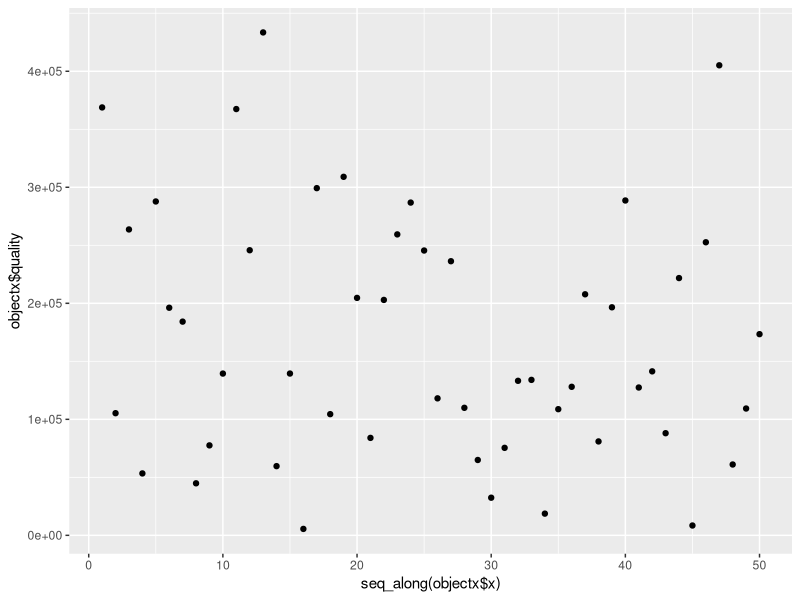

R code for this plot:

antlion_N <- 50
antNumber <- antlion_N
lb <- -512
ub <- 512
max_iteration <- 50
current_iteration <-1

select<-function(history, model)
{
  return (historyPop(history, antNumber))
}

modelUpdate<-function(selectedPoints, oldModel)
{
  selectedPoints <- evaluateList(selectedPoints, f1)
  if ("antlionIdx" %in% colnames(selectedPoints)) {
    for (i in 1:antNumber)
    {
      antlionIdx <- selectedPoints$antlionIdx[i]
      if (selectedPoints$quality[i] > oldModel$quality[antlionIdx])  # jeśli mrówka jest lepsza od mrówkolwa
      {
        print("omnomnom") 
        oldModel[i,] <- selectedPoints[i,]      #mrówkolew ją zjada i przechodzi na jej miejsce
      }
    }
  } 
  return (evaluateList(oldModel, f1))
}

variation<-function(selectedPoints, model)
{ 
  for (i in 1:antNumber)  #dla każdej mrówki
  {
    # policz random walk dookoła losowego antliona i dookoła elitarnego antliona
    antlionIdx <- roulette_sel(model)
    selectedPoints$antlionIdx[i] <- antlionIdx
    ra <- random_walk(model[antlionIdx,])
    re <- random_walk(findEliteAntlion(model))
    selectedPoints$x[i] <- (ra$x + re$x)/2
    selectedPoints$y[i] <- (ra$y + re$y)/2
    
    #spr czy mrówka nie polazła za daleko
    if (selectedPoints$x[i] > ub) 
    {
      selectedPoints$x[i] <- ub  
    }
    else if (selectedPoints$x[i] < lb) 
    {
      selectedPoints$x[i] <- lb  
    }
    if (selectedPoints$y[i] > ub) 
    {
      selectedPoints$y[i] <- ub  
    }
    else if (selectedPoints$y[i] < lb) 
    {
      selectedPoints$y[i] <- lb  
    }
  }
}

random_walk<-function(antlion) 
{
  I <- getCurrentRatio()
  localUb <- c(ub / I, ub / I)  # równiania 2.10, 2.11
  localLb <- c(lb / I, lb / I)
  
  localUb <- update_boundary_with_antlion(localUb, antlion) # równania 2.8, 2.9
  localLb <- update_boundary_with_antlion(localLb, antlion)
  
  rw <- calculate_random_walk(localUb, localLb)
  
  return (rw[current_iteration,])
}

calculate_random_walk<-function(localUb, localLb) 
{
  x <- calculate_random_walk_one_dimention(localUb[1], localLb[1])
  y <- calculate_random_walk_one_dimention(localUb[2], localLb[2])
  return (data.frame(x, y))
}

calculate_random_walk_one_dimention<-function(l_ub, l_lb) 
{
  X <- c(0, cumsum(2*((runif(max_iteration) > 0.5) + 0) - 1) )
  a <- min(X)
  b <- max(X)
  c <- l_lb
  d <- l_ub
  return ((X-a)*(d-c))/(b-a) + c
}

getCurrentRatio<-function() 
{
  if ( current_iteration > max_iteration*0.95 ) {
    return (1+1000000*(current_iteration/max_iteration))
  }
  if ( current_iteration > max_iteration*0.9 ) {
    return (1+100000*(current_iteration/max_iteration))
  }
  if ( current_iteration > max_iteration*(3/4) ) {
    return (1+10000*(current_iteration/max_iteration))
  }
  if ( current_iteration > max_iteration/2 ) {
    return (1+1000*(current_iteration/max_iteration))
  }
  if ( current_iteration > max_iteration/10 ) {
   return (1+100*(current_iteration/max_iteration))
  }
  return (1)
}

update_boundary_with_antlion<-function(b, antlion)
{
  a <- runif(1)
  tmp <- 1
  if (a < 0.5) 
  {
    tmp <- (-1)
  }
  b[1] = tmp*b[1] + antlion$x
  b[2] = tmp*b[2] + antlion$y
  return (b)
}

roulette_sel<-function(points) 
{
  points <- evaluateList(points, f1)
  maxVal <- sum(points$quality)
  tmp <- sample(0:maxVal, 1)
  i <- 0
  sumQ <- 0
  while ( tmp > sumQ )
  {
    i<-i+1
    sumQ<-sumQ + points$quality[i]
  }
  return (i)
}


## the engine

aggregatedOperator<-function(history, oldModel)
{ 
  selectedPoints<-select(history, oldModel)
  newModel<-modelUpdate(selectedPoints, oldModel)
  newPoints<-variation(selectedPoints, newModel)
  return (list(newPoints=newPoints,newModel=newModel))
}

metaheuristicRun<-function(initialization, startPoints, termination, evaluation)
{
  history<-initialization(startPoints)
  history<-evaluateList(history, evaluation)
  model<-initModel(history)
  i<-1
  while (!termination(current_iteration, max_iteration))
  {
    current_iteration <- current_iteration + 1
    aa<-aggregatedOperator(history, model)
    aa$newPoints<-evaluateList(aa$newPoints, evaluation)
    history<-historyPush(history,aa$newPoints)
    model<-aa$newModel
  }
  return(history)
}

historyPush<-function(oldHistory, newPoints)
{
  newHistory <- rbind(oldHistory, newPoints)
  return (newHistory)
}

historyPop<-function(history, number)
{
  stop=length(history)
  start=max(stop-number+1,1)
  return(history[start:stop])
}

evaluateList<-function(points,evaluation)
{
  for (i in 1:length(points$x)) {
    points$quality[i]<-evaluation(points$x[i], points$y[i])
  }
  return (points) 
}

#commonFunctions

generateStartPoints<-function(mi)
{
  startPoints<-data.frame(x=numeric(mi), y=numeric(mi))
  for (i in 1:mi)
  {
    startPoints$x[i]<-runif(1, lb, ub)
    startPoints$y[i]<-runif(1, lb, ub)
  }
  return (startPoints)
}

termination<-function(i, n)
{
  if (i <= n) { 
    return (F) 
  } 
  else { 
    return (T) 
  }
}

f1<-function(x, y)
{
  return(x^2 + y^2)
}

initialization<-function(points)
{
  historyPoints<-data.frame(points)
  return (historyPoints)
}

initModel<-function(history)
{
  antlionPositions <- generateStartPoints(antlion_N)
  return (evaluateList(antlionPositions, f1))
}

findEliteAntlion<-function(model)
{
  maxQ <- 0
  maxId <- 0
  for (i in 1:antlion_N)
  {
    if (model$quality[i] > maxQ) 
    {
      maxQ <-model$quality[i]
      maxId <- i
    }
  }
  return (model[i,])
}


########## main function


library(ggplot2)

startPoints<-generateStartPoints(antlion_N)

objectx<-metaheuristicRun(initialization, startPoints, termination, f1)
print(qplot(seq_along(objectx$x), objectx$quality))
